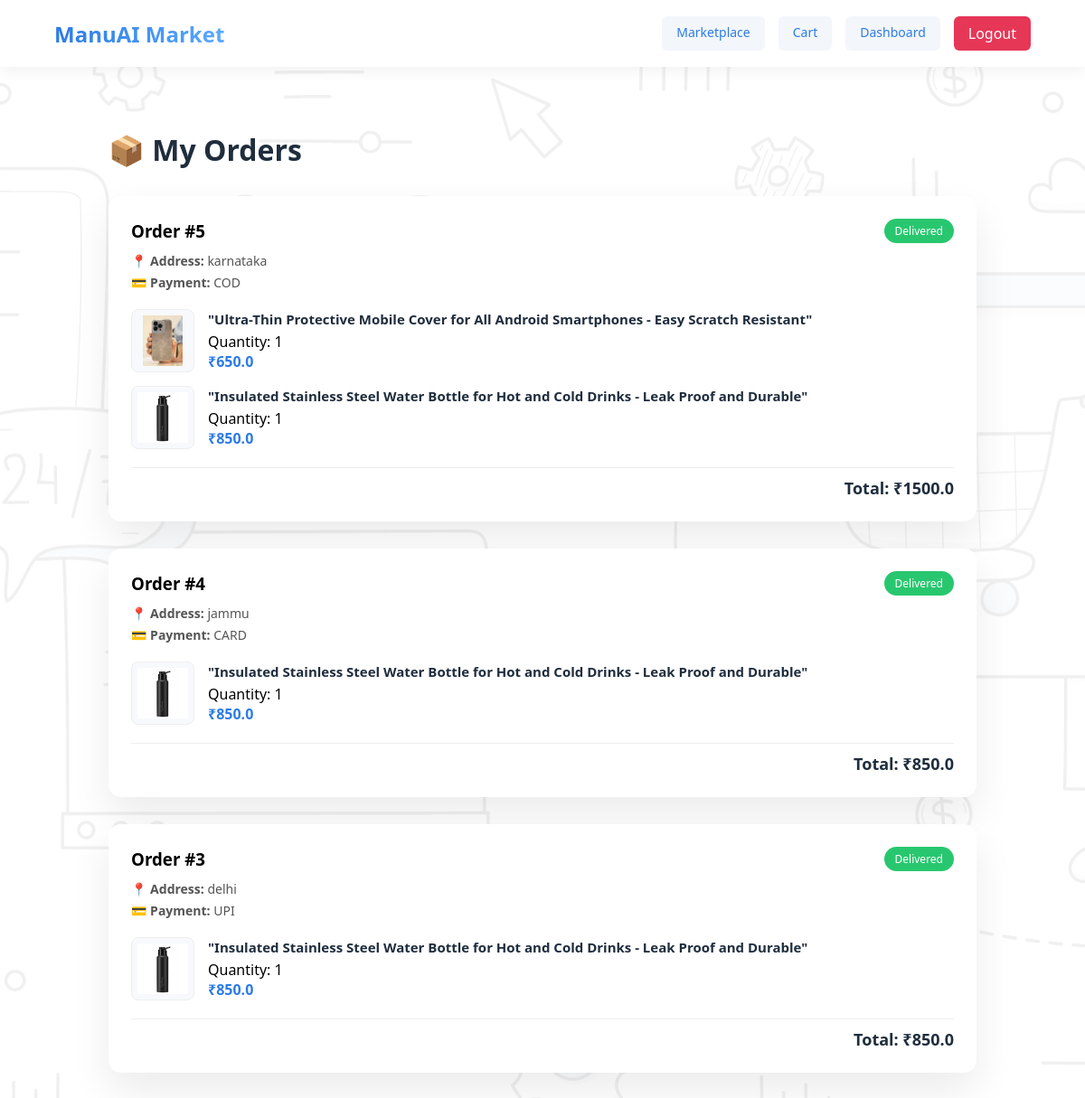
Page /orders (signed in) on the committed database.
### models.py (models this page shows)
class Order(db.Model):
    __tablename__ = "order"
    id = db.Column(db.Integer, primary_key=True)
    user_id = db.Column(db.Integer)
    total_price = db.Column(db.Float)
    address = db.Column(db.Text)
    payment_method = db.Column(db.String(50))

class OrderItem(db.Model):
    id = db.Column(db.Integer, primary_key=True)
    order_id = db.Column(db.Integer,db.ForeignKey('order.id'))
    product_id = db.Column(db.Integer,db.ForeignKey('product.id') )
    quantity = db.Column(db.Integer)
    price = db.Column(db.Float)
    product = db.relationship('Product', backref='order_items')

class Product(db.Model):
    __tablename__ = "product"
    id = db.Column(db.Integer , primary_key = True)
    name = db.Column(db.String(200) , nullable = False)
    title = db.Column(db.String(300))
    description = db.Column(db.String(1000) ,nullable = False)
    price = db.Column(db.Float)
    manufacturing_cost = db.Column(db.Float)
    delivery_time = db.Column(db.Integer)
    manufacturing_id = db.Column(db.Integer)
    category = db.Column(db.String(100))
    image1 = db.Column(db.String(200))
    image2 = db.Column(db.String(200))
    image3 = db.Column(db.String(200))
    image4 = db.Column(db.String(200))

### app.py (the view)
@app.route("/orders")
def my_orders():
    if "user_id" not in session:
        return redirect("/")
    orders = Order.query.filter_by(user_id=session["user_id"]).order_by(Order.id.desc()).all()
    order_data = []
    for order in orders:
        items = OrderItem.query.filter_by(order_id=order.id).all()
        order_data.append({
            "order": order,
            "order_items": items
        })
    return render_template("orders.html", orders=order_data)

### templates/orders.html (shortened to what this page needs)
<!DOCTYPE html>
<html lang="en">
<head>
<link rel="stylesheet" href="{{ url_for('static', filename='css/orders.css') }}">
</head>
<body>
<div class="navbar">
<div class="logo">ManuAI Market</div>
<div class="nav-right">
<a href="/products" class="nav-btn">Marketplace</a>
<a href="/cart" class="nav-btn">Cart</a>
<a href="/dashboard" class="nav-btn">Dashboard</a>
<a href="/logout" class="logout-btn">Logout</a>
</div>
</div>
<div class="orders-container">
<h1>📦 My Orders</h1>
{% for data in orders %}
<div class="order-card">
<div class="order-header">
<h3>Order #{{ data.order.id }}</h3>
<span class="status">Delivered</span>
</div>
<p class="order-address">
📍 <strong>Address:</strong> {{ data.order.address }}
</p>
<p class="order-payment">
💳 <strong>Payment:</strong> {{ data.order.payment_method }}
</p>
<div class="order-items">
{% for item in data.order_items %}
<div class="order-item">
<img src="{{ url_for('static', filename='uploads/' + item.product.image1) }}">
<div class="item-info">
<h4>{{ item.product.title }}</h4>
<p>Quantity: {{ item.quantity }}</p>
<p class="price">₹{{ item.price }}</p>
</div>
</div>
{% endfor %}
</div>
<div class="order-total">
Total: ₹{{ data.order.total_price }}
</div>
</div>
{% endfor %}
</div>
</body>
</html>

### static/css/orders.css (style rules this page uses)
* { margin:0; padding:0; box-sizing:border-box; font-family:'Segoe UI',sans-serif; }
body { min-height:100vh; background:url("../images/background image.jpg") no-repeat center center; background-size:cover; position:relative; }
body::before { content:""; position:fixed; top:0; left:0; width:100%; height:100%; background:rgba(255,255,255,0.94); z-index:-1; }
.navbar { display:flex; justify-content:space-between; align-items:center; padding:18px 60px; background:white; box-shadow:0 4px 15px rgba(0,0,0,0.06); position:sticky; top:0; z-index:100; }
.logo { font-size:24px; font-weight:700; background:linear-gradient(90deg,#2c7be5,#5aa9ff); background-clip: text; -webkit-background-clip:text; -webkit-text-fill-color:transparent; }
.nav-right { display:flex; gap:15px; }
.nav-btn { text-decoration:none; background:#f3f6fb; color:#2c7be5; padding:8px 16px; border-radius:6px; font-size:14px; transition:0.2s; }
.logout-btn { text-decoration:none; background:#e63757; color:white; padding:8px 16px; border-radius:6px; }
.orders-container { max-width:1000px; margin:50px auto; padding:20px; }
.orders-container h1 { margin-bottom:30px; color:#1f2d3d; }
.order-card { background:white; padding:25px; border-radius:14px; box-shadow:0 20px 45px rgba(0,0,0,0.08); margin-bottom:30px; transition:0.3s; }
.order-header { display:flex; justify-content:space-between; align-items:center; margin-bottom:10px; }
.status { background:#28c76f; color:white; padding:5px 12px; border-radius:20px; font-size:12px; }
.order-address, .order-payment { font-size:14px; color:#555; margin-bottom:5px; }
.order-items { margin-top:20px; }
.order-item { display:flex; gap:15px; margin-bottom:15px; align-items:center; transition:0.2s; }
.order-item img { width:70px; height:70px; object-fit:contain; background:#f7f9fc; padding:6px; border-radius:8px; border:1px solid #eee; }
.item-info h4 { font-size:15px; margin-bottom:4px; color:#1f2d3d; }
.price { color:#2c7be5; font-weight:600; }
.order-total { margin-top:20px; font-weight:600; font-size:18px; text-align:right; color:#1f2d3d; border-top:1px solid #eee; padding-top:10px; }

### rows in the picture
Order: order.id "5", order.address "karnataka", order.payment_method "COD", order.total_price "1500.0"
OrderItem: image1 (picture), product "\"Ultra-Thin Protective Mobile Cover for All Android Smartphones - Easy Scratch Resistant\"", quantity "1", price "650.0"
OrderItem: image1 (picture), product "\"Insulated Stainless Steel Water Bottle for Hot and Cold Drinks - Leak Proof and Durable\"", quantity "1", price "850.0"
Order: order.id "4", order.address "jammu", order.payment_method "CARD", order.total_price "850.0"
OrderItem: image1 (picture), product "\"Insulated Stainless Steel Water Bottle for Hot and Cold Drinks - Leak Proof and Durable\"", quantity "1", price "850.0"
Order: order.id "3", order.address "delhi", order.payment_method "UPI", order.total_price "850.0"
OrderItem: image1 (picture), product "\"Insulated Stainless Steel Water Bottle for Hot and Cold Drinks - Leak Proof and Durable\"", quantity "1", price "850.0"
